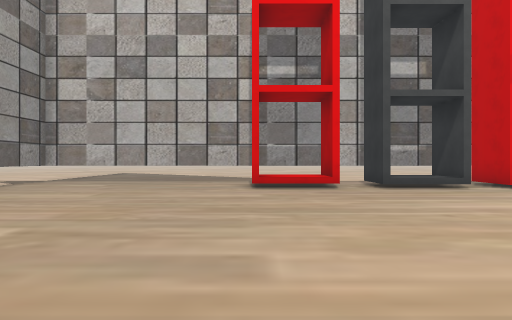
[1] (above)

24 first-person views from a walk through a scene from a Unity 3-D project. The camera is 1.3 m above the floor, looks level and sees 70° across. The floor is counted in squares, 2 m on a side. Each view is taken from the middle of a square. On the plan, view 1 faces up. The plan holds only what a view shows up to about 11 squares ahead; the rest is blank. The place goes on beyond the plan. Some surface patterns are stand-ins.

[2]
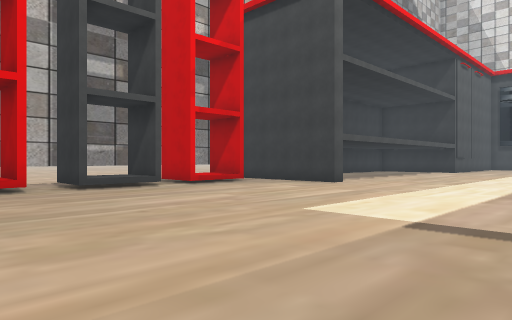

[3]
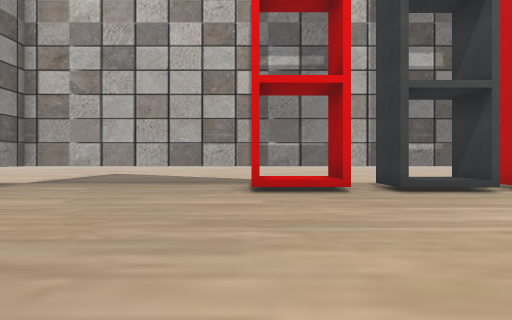

[4]
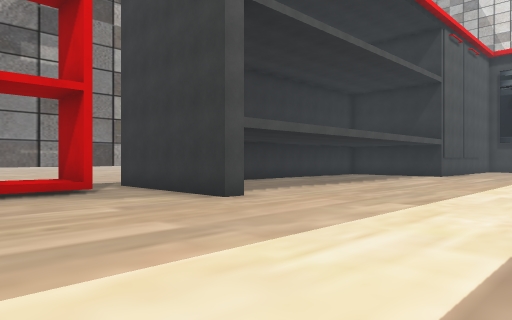

[5]
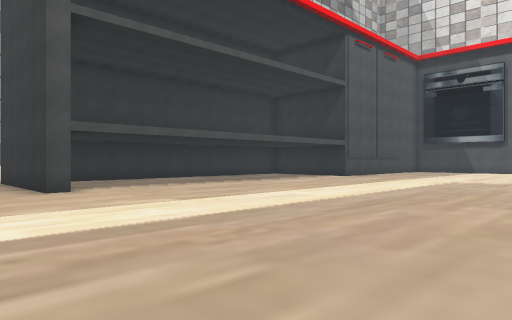

[6]
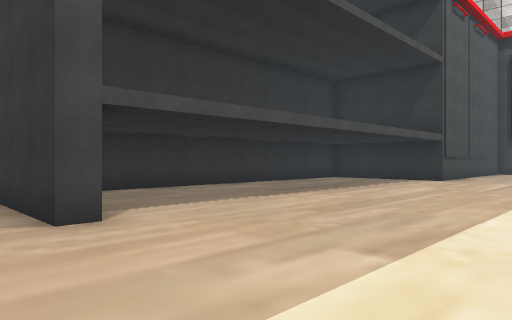

[7]
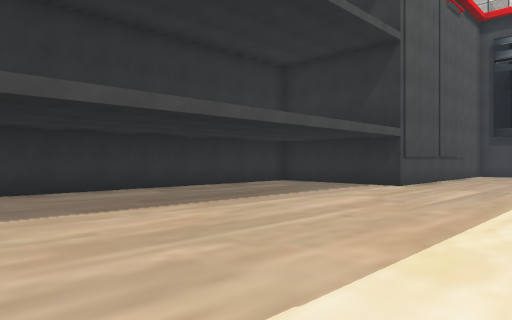

[8]
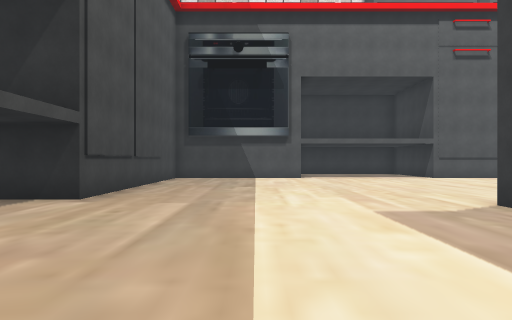

[9]
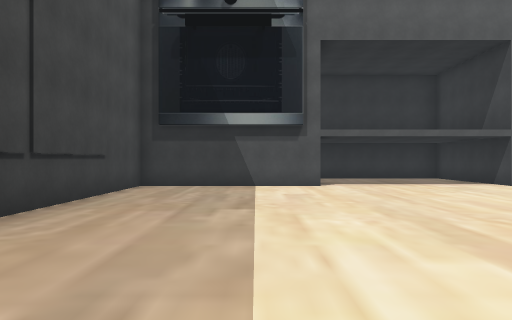

[10]
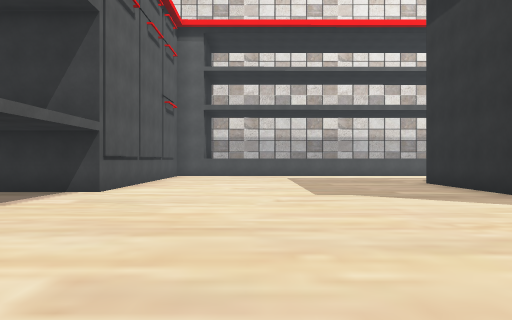

[11]
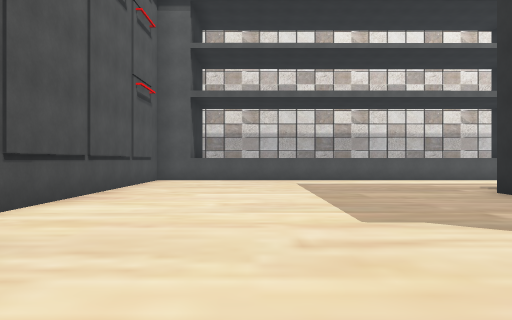

[12]
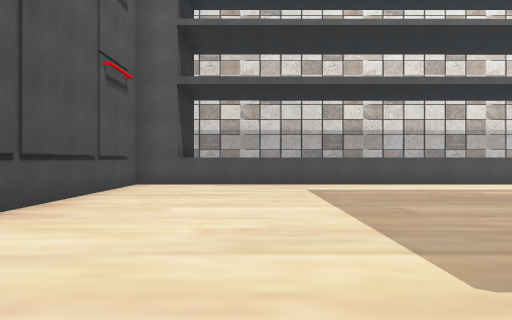

[13]
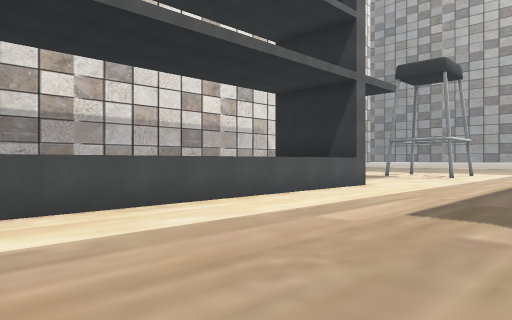

[14]
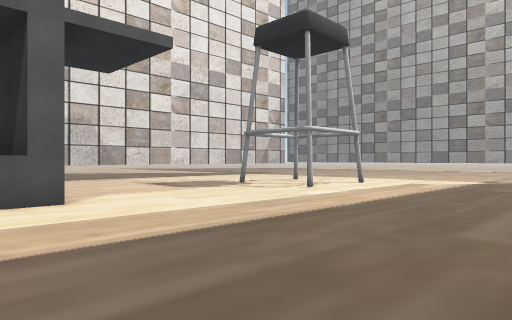

[15]
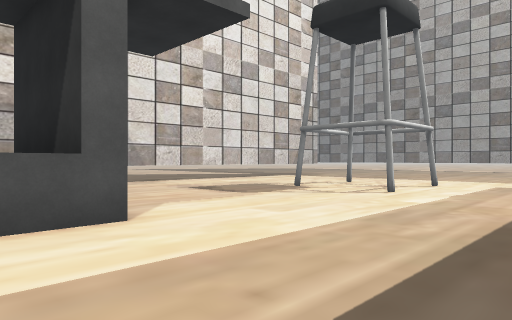

[16]
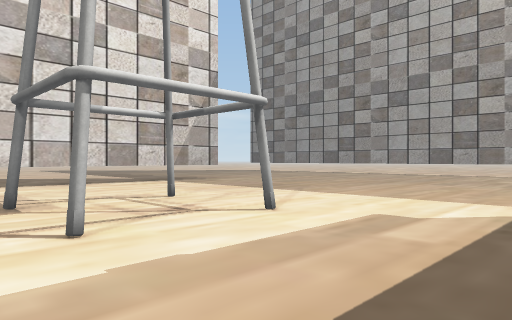

[17]
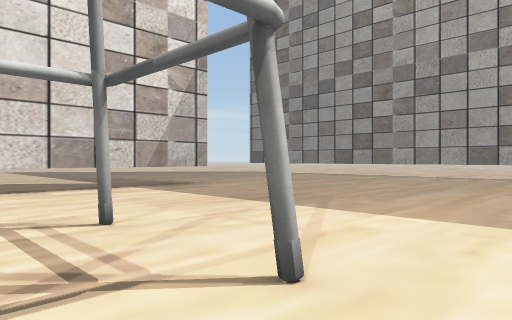

[18]
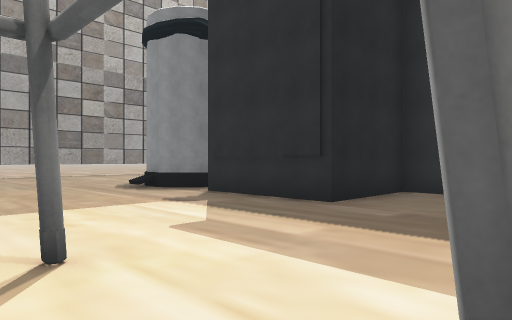

[19]
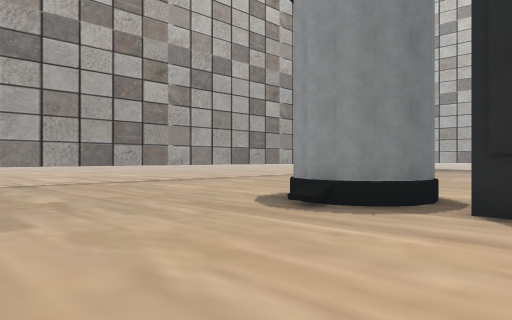

[20]
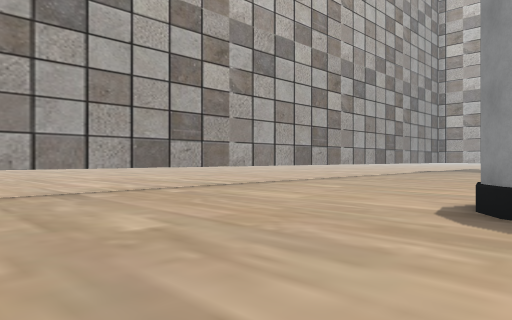

[21]
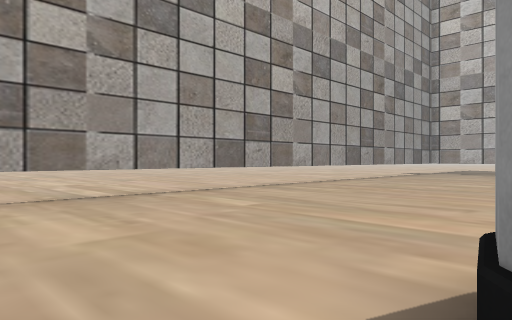

[22]
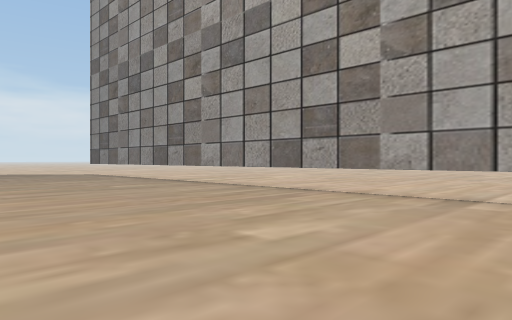

[23]
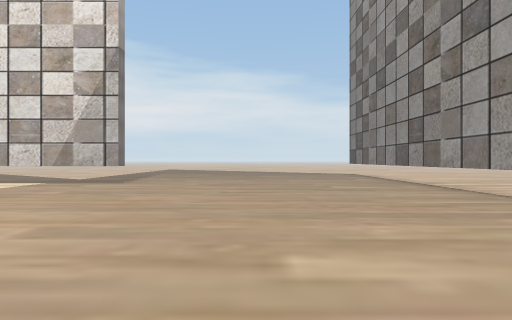

[24]
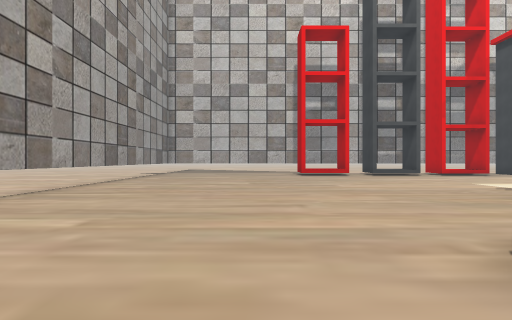

### Floor plan
Key: @ floor where view 1 was taken; # wall or solid block; . main floor; : floor 0.5 m higher than the main floor; / step, stairs or slope; ^ raised ledge; S shelf; T thing the floor can be seen under or through.
Columns run from 12 left of view 1 to 29 right of it. Each row starts with its distance up from view 1.
 12        ......
 11       #################
 10       #.....//.//./  .###########
  9       #.....S:SS:SS:S.#.........#
  8        ...............#.........#
  7        ...............#.........#
  6         ..............#.........#########
  5         ................................#
  4    ...#.................................#
  3    ...T.................................#
  2     ..T.................................#
  1     ..T...................................
  0     ..T.....@...   .......................
 -1    ...T........     ........   #..........
 -2   ....T........    . ..        #..........
 -3  .....T........  ###           #..........
 -4 ......T...... .  #..           #.......###
 -5 ......T.....#### #..     .. .  #.......#
 -6    ...T.....##.###..........   #.......#
 -7   ....T................................#
 -8  .....T................................#
 -9 ......T................................#
-10 ......T............#.#.................#
-11  .....T....................^^^^^^^^^^^##
-12   ....T....................#          #
-13    ...T............#.#.... ^
-14     ..T...................
-15     ..T...................
-16     ..T.............. ...
-17    ...T.......TTTTTTT  #       ###
-18    ...#..............

Where each view was taken, in squares from view 1:
view 1: 0 up, 0 right, facing up
view 2: 0 up, 0 right, facing up-right
view 3: 1 up, 0 right, facing up
view 4: 1 up, 5 right, facing up-right
view 5: 2 down, 7 right, facing up-right
view 6: 2 up, 8 right, facing up-right
view 7: 2 up, 11 right, facing up-right
view 8: 3 up, 14 right, facing right
view 9: 3 up, 18 right, facing right
view 10: 4 up, 24 right, facing down
view 11: 1 up, 24 right, facing down
view 12: 1 down, 24 right, facing down
view 13: 6 down, 23 right, facing down-left
view 14: 5 down, 16 right, facing down-left
view 15: 7 down, 16 right, facing down-left
view 16: 7 down, 10 right, facing down-left
view 17: 9 down, 8 right, facing down-left
view 18: 11 down, 9 right, facing up-left
view 19: 11 down, 4 right, facing up-left
view 20: 11 down, 1 right, facing up-left
view 21: 7 down, 0 right, facing up-left
view 22: 7 down, 0 right, facing down-left
view 23: 7 down, 2 left, facing down
view 24: 7 down, 2 left, facing up
